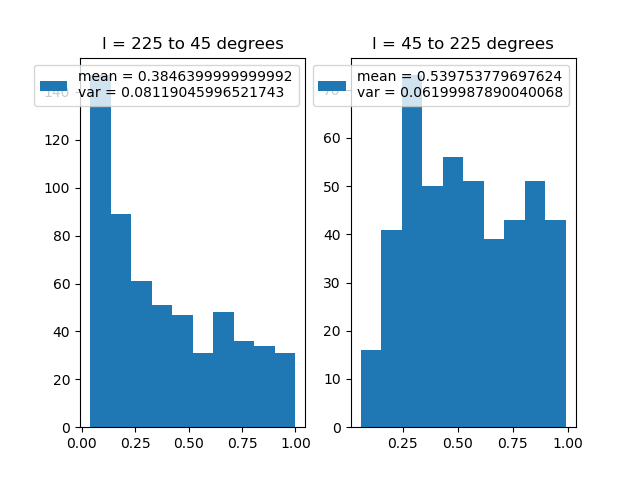

Python code for this plot:
#sidecomp.py

#compares the age distributions on two ends of the sky

import pandas as pd;
import numpy as np;
import matplotlib.pyplot as plt;

dfraw = pd.read_csv("qiutable2merged.csv");
df = dfraw[dfraw['PreAge'] < 2.0]; #filter old stars out
df1 = df.query('l <= 45.0 or l > 225.0'); 
df2 = df.query('l > 45.0 and l <= 225.0');

tau1 = df1['PreAge'];
tau2 = df2['PreAge'];

mean1 = np.mean(tau1);
mean2 = np.mean(tau2);

sig1 = np.var(tau1);
sig2 = np.var(tau2);

lgd1 = "mean = " + str(mean1) + "\nvar = " + str(sig1);
lgd2 = "mean = " + str(mean2) + "\nvar = " + str(sig2);


fig, (ax1, ax2) = plt.subplots(1, 2);
ax1.hist(tau1, 100, label=lgd1);
ax2.hist(tau2, 100, label=lgd2);
ax1.set_title('l = 225 to 45 degrees');
ax2.set_title('l = 45 to 225 degrees');
ax1.legend();
ax2.legend();
plt.show();
